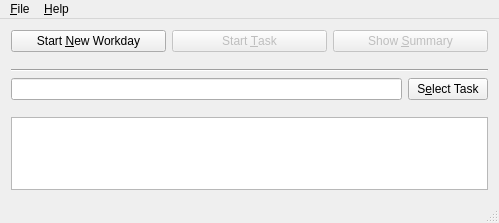
<?xml version="1.0" encoding="UTF-8"?>
<ui version="4.0">
 <class>WorkTracker</class>
 <widget class="QMainWindow" name="WorkTracker">
  <property name="geometry">
   <rect>
    <x>0</x>
    <y>0</y>
    <width>499</width>
    <height>223</height>
   </rect>
  </property>
  <property name="sizePolicy">
   <sizepolicy hsizetype="Preferred" vsizetype="Preferred">
    <horstretch>0</horstretch>
    <verstretch>0</verstretch>
   </sizepolicy>
  </property>
  <property name="maximumSize">
   <size>
    <width>16777215</width>
    <height>16777215</height>
   </size>
  </property>
  <property name="windowTitle">
   <string>WorkTracker</string>
  </property>
  <widget class="QWidget" name="centralWidget">
   <property name="sizePolicy">
    <sizepolicy hsizetype="Preferred" vsizetype="Preferred">
     <horstretch>0</horstretch>
     <verstretch>0</verstretch>
    </sizepolicy>
   </property>
   <layout class="QVBoxLayout" name="verticalLayout">
    <item>
     <layout class="QHBoxLayout" name="horizontalLayout">
      <item>
       <widget class="QPushButton" name="workdayButton">
        <property name="minimumSize">
         <size>
          <width>0</width>
          <height>0</height>
         </size>
        </property>
        <property name="text">
         <string>Start &amp;New Workday</string>
        </property>
        <property name="icon">
         <iconset resource="../icons.qrc">
          <normaloff>:/icon/Start-Day.svg</normaloff>:/icon/Start-Day.svg</iconset>
        </property>
       </widget>
      </item>
      <item>
       <widget class="QPushButton" name="taskButton">
        <property name="enabled">
         <bool>false</bool>
        </property>
        <property name="minimumSize">
         <size>
          <width>0</width>
          <height>0</height>
         </size>
        </property>
        <property name="text">
         <string>Start &amp;Task</string>
        </property>
        <property name="icon">
         <iconset resource="../icons.qrc">
          <normaloff>:/icon/Start-Task.svg</normaloff>:/icon/Start-Task.svg</iconset>
        </property>
       </widget>
      </item>
      <item>
       <widget class="QPushButton" name="summaryButton">
        <property name="enabled">
         <bool>false</bool>
        </property>
        <property name="sizePolicy">
         <sizepolicy hsizetype="Preferred" vsizetype="Preferred">
          <horstretch>0</horstretch>
          <verstretch>0</verstretch>
         </sizepolicy>
        </property>
        <property name="minimumSize">
         <size>
          <width>0</width>
          <height>0</height>
         </size>
        </property>
        <property name="text">
         <string>Show &amp;Summary</string>
        </property>
        <property name="icon">
         <iconset resource="../icons.qrc">
          <normaloff>:/icon/Summary.svg</normaloff>:/icon/Summary.svg</iconset>
        </property>
       </widget>
      </item>
     </layout>
    </item>
    <item>
     <widget class="QFrame" name="frame">
      <property name="enabled">
       <bool>true</bool>
      </property>
      <property name="frameShape">
       <enum>QFrame::NoFrame</enum>
      </property>
      <property name="frameShadow">
       <enum>QFrame::Raised</enum>
      </property>
      <property name="lineWidth">
       <number>0</number>
      </property>
      <layout class="QGridLayout" name="gridLayout">
       <property name="leftMargin">
        <number>0</number>
       </property>
       <property name="rightMargin">
        <number>0</number>
       </property>
       <item row="0" column="0" colspan="2">
        <widget class="Line" name="line">
         <property name="orientation">
          <enum>Qt::Horizontal</enum>
         </property>
        </widget>
       </item>
       <item row="1" column="0">
        <widget class="QLineEdit" name="tasksEdit"/>
       </item>
       <item row="1" column="1">
        <widget class="QPushButton" name="selectTaskButton">
         <property name="text">
          <string>S&amp;elect Task</string>
         </property>
         <property name="icon">
          <iconset resource="../icons.qrc">
           <normaloff>:/icon/Select.svg</normaloff>:/icon/Select.svg</iconset>
         </property>
        </widget>
       </item>
      </layout>
     </widget>
    </item>
    <item>
     <widget class="QTextEdit" name="textEdit"/>
    </item>
    <item>
     <spacer name="verticalSpacer">
      <property name="orientation">
       <enum>Qt::Vertical</enum>
      </property>
      <property name="sizeType">
       <enum>QSizePolicy::Expanding</enum>
      </property>
      <property name="sizeHint" stdset="0">
       <size>
        <width>20</width>
        <height>0</height>
       </size>
      </property>
     </spacer>
    </item>
   </layout>
   <zorder>frame</zorder>
   <zorder>verticalSpacer</zorder>
   <zorder>textEdit</zorder>
  </widget>
  <widget class="QMenuBar" name="menuBar">
   <property name="geometry">
    <rect>
     <x>0</x>
     <y>0</y>
     <width>499</width>
     <height>21</height>
    </rect>
   </property>
   <widget class="QMenu" name="menuFile">
    <property name="title">
     <string>&amp;File</string>
    </property>
    <addaction name="actionQuit"/>
   </widget>
   <widget class="QMenu" name="menuHelp">
    <property name="title">
     <string>&amp;Help</string>
    </property>
    <addaction name="actionAbout_QT"/>
    <addaction name="actionAbout"/>
   </widget>
   <addaction name="menuFile"/>
   <addaction name="menuHelp"/>
  </widget>
  <widget class="QStatusBar" name="statusBar"/>
  <action name="actionQuit">
   <property name="icon">
    <iconset resource="../icons.qrc">
     <normaloff>:/icon/Quit.svg</normaloff>:/icon/Quit.svg</iconset>
   </property>
   <property name="text">
    <string>&amp;Quit</string>
   </property>
   <property name="menuRole">
    <enum>QAction::QuitRole</enum>
   </property>
  </action>
  <action name="actionAbout">
   <property name="icon">
    <iconset resource="../icons.qrc">
     <normaloff>:/icon/About.svg</normaloff>:/icon/About.svg</iconset>
   </property>
   <property name="text">
    <string>&amp;About WorkTracker</string>
   </property>
   <property name="menuRole">
    <enum>QAction::AboutRole</enum>
   </property>
  </action>
  <action name="actionAbout_QT">
   <property name="icon">
    <iconset resource="../icons.qrc">
     <normaloff>:/icon/About -Qt.svg</normaloff>:/icon/About -Qt.svg</iconset>
   </property>
   <property name="text">
    <string>About &amp;Qt</string>
   </property>
   <property name="menuRole">
    <enum>QAction::AboutQtRole</enum>
   </property>
  </action>
 </widget>
 <layoutdefault spacing="6" margin="11"/>
 <resources>
  <include location="../icons.qrc"/>
 </resources>
 <connections/>
</ui>
